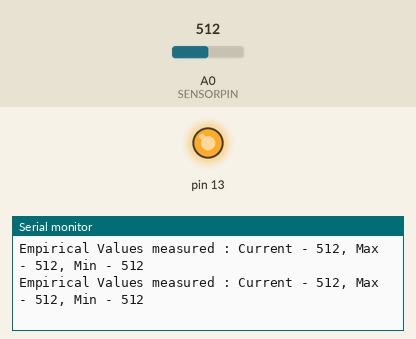
This sketch was run on a simulated Arduino Uno, built with avr-gcc and run on an emulated ATmega328P. On the bench: output pins drawn as LEDs (lit = HIGH), the last lines printed to the serial monitor. Inputs (shaded band) come from the test bench; at power-on: A0 (SENSORPIN) = 512.

Above: at 4.2 s.
4.3 s: A0 (SENSORPIN) set to 104
At 4.49 s:
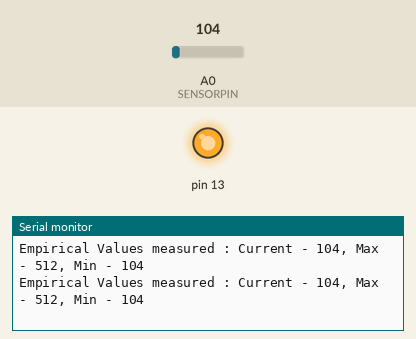
7.3 s: A0 (SENSORPIN) set to 94
At 7.33 s:
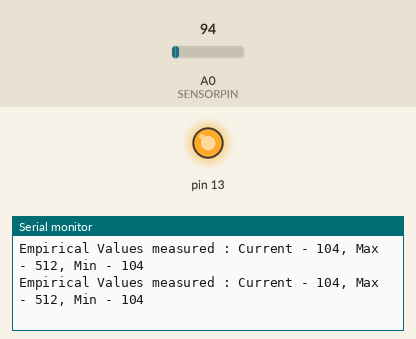
Timing chart, 0 to 10.3 s (numbered marks = the images above; inputs shaded):
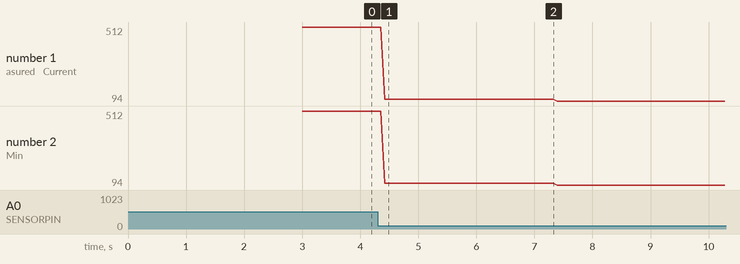

Measured:
- after the input at 4.3 s, the serial monitor: prints a new line after 0.12 s (image 1)
- plotted number 1: 512 → 104 after the input at 4.3 s, 104 → 94 after the input at 7.3 s
- plotted number 2: 512 → 104 after the input at 4.3 s, 104 → 94 after the input at 7.3 s

The sketch:

calibration.ino
```cpp
/*
  Calibration

 Demonstrates one technique for calibrating sensor input.  The
 sensor readings during the first five seconds of the sketch
 execution define the minimum and maximum of expected values
 attached to the sensor pin.

 The sensor minimum and maximum initial values may seem backwards.
 Initially, you set the minimum high and listen for anything
 lower, saving it as the new minimum. Likewise, you set the
 maximum low and listen for anything higher as the new maximum.

 The circuit:
 * Analog sensor (potentiometer will do) attached to analog input 0
 * LED attached from digital pin 9 to ground

 created 29 Oct 2008
 By David A Mellis
 modified 30 Aug 2011
 By Tom Igoe
 adapted 5 Mar 2017
 By Flex Tio
 for usage in EG3792 Internet of Things Application Development module
 offered by Nanyang Polytechnic, School of Engineering

 http://www.arduino.cc/en/Tutorial/Calibration

 */

// These constants won't change:
const int SENSORPIN = A0;    // pin that the sensor is attached to

// variables:
int sensorValue = 0;         // the sensor value
int sensorMin = 1023;        // minimum sensor value
int sensorMax = 0;           // maximum sensor value

void setup()
{
  Serial.begin(9600);

  //Set the sensor attached to pin A0 as an input
  pinMode(SENSORPIN, INPUT);

  //Ask the Arduino to wait for three seconds.
  //Lit indicator for pin 13 will turn on once the time has passed.
  pinMode(13, OUTPUT);
  digitalWrite(13, 0);
  while(millis() < 3000);
  digitalWrite(13, 1);
}

void loop()
{
  sensorValue = analogRead(SENSORPIN);

  // record the maximum sensor value
  if (sensorValue > sensorMax)
  {
    sensorMax = sensorValue;
  }

  // record the minimum sensor value
  if (sensorValue < sensorMin)
  {
    sensorMin = sensorValue;
  }

  String measurementResult = "";
  measurementResult = "Empirical Values measured : Current - ";
  measurementResult = measurementResult + sensorValue;
  measurementResult = measurementResult + ", Max - ";
  measurementResult = measurementResult + sensorMax;
  measurementResult = measurementResult + ", Min - ";
  measurementResult = measurementResult + sensorMin;
  Serial.println(measurementResult);
}
```
